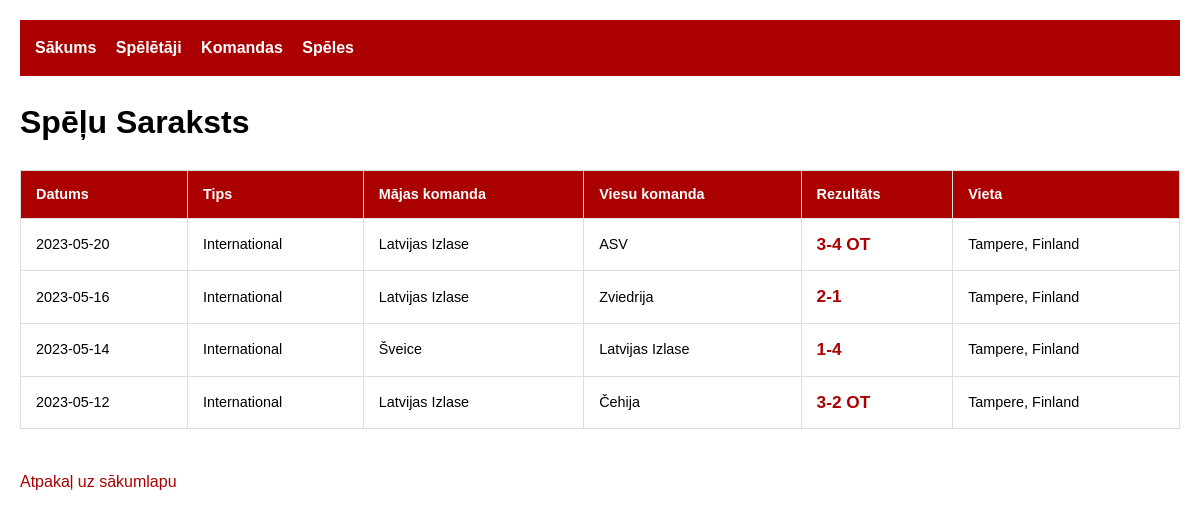
/games, run on the app's committed database.
### tables this page shows
CREATE TABLE Games (
    game_id INTEGER PRIMARY KEY AUTOINCREMENT,
    home_team_id INTEGER NOT NULL,
    away_team_id INTEGER NOT NULL,
    game_date TEXT NOT NULL,
    game_type TEXT CHECK(game_type IN ('Regular', 'Playoff', 'International')),
    location TEXT,
    score TEXT,
    FOREIGN KEY (home_team_id) REFERENCES Teams(team_id),
    FOREIGN KEY (away_team_id) REFERENCES Teams(team_id)
);

CREATE TABLE Teams (
    team_id INTEGER PRIMARY KEY AUTOINCREMENT,
    name TEXT NOT NULL,
    city TEXT NOT NULL,
    league TEXT NOT NULL,
    founded_year INTEGER,
    arena TEXT
);

### app.py (the view)
@app.route('/games')
def games():
    conn = sqlite3.connect('hockey.db')
    conn.row_factory = sqlite3.Row
    tables = conn.execute("SELECT name FROM sqlite_master WHERE type='table'").fetchall()
    print("Database tables:", [t['name'] for t in tables])
    teams = conn.execute("SELECT * FROM Teams").fetchall()
    print("Teams:", [dict(t) for t in teams])
    games = conn.execute('''
        SELECT g.*, ht.name as home_team, at.name as away_team
        FROM Games g
        JOIN Teams ht ON g.home_team_id = ht.team_id
        JOIN Teams at ON g.away_team_id = at.team_id
        ORDER BY g.game_date DESC
    ''').fetchall()
    print("Fetched games:", [dict(g) for g in games])  # Debug output
    conn.close()
    return render_template('games.html', games=games)

### templates/games.html
{% extends "base.html" %}
{% block content %}
<h1>Spēļu Saraksts</h1>
{% if games %}
<table class="games-table">
    <thead>
        <tr>
            <th>Datums</th>
            <th>Tips</th>
            <th>Mājas komanda</th>
            <th>Viesu komanda</th>
            <th>Rezultāts</th>
            <th>Vieta</th>
        </tr>
    </thead>
    <tbody>
        {% for game in games %}
        <tr>
            <td>{{ game.game_date }}</td>
            <td>{{ game.game_type }}</td>
            <td>{{ game.home_team }}</td>
            <td>{{ game.away_team }}</td>
            <td class="score">{{ game.score }}</td>
            <td>{{ game.location }}</td>
        </tr>
        {% endfor %}
    </tbody>
</table>
{% else %}
<p class="no-games">Nav pievienotu spēļu.</p>
{% endif %}
<a href="/" class="back-link">Atpakaļ uz sākumlapu</a>
{% endblock %}

### static/style.css (style rules this page uses)
body { font-family: Arial, sans-serif; margin: 0; padding: 20px; line-height: 1.6; }
table { width: 100%; border-collapse: collapse; margin-top: 20px; }
th, td { border: 1px solid #ddd; padding: 12px; text-align: left; }
th { background-color: #f2f2f2; }
.score { font-weight: bold; font-size: 1.2em; color: #a00; }
.games-table { width: 100%; border-collapse: collapse; margin: 20px 0; font-size: 0.9em; }
.games-table th { background-color: #a00; color: white; padding: 12px 15px; text-align: left; }
.games-table td { padding: 12px 15px; border-bottom: 1px solid #ddd; }
.score { font-weight: bold; color: #a00; }
.back-link { display: inline-block; margin-top: 20px; color: #a00; text-decoration: none; }

### data on the page
Games: game_date "2023-05-20", game_type "International", home_team "Latvijas Izlase", away_team "ASV", score "3-4 OT", location "Tampere, Finland"
Games: game_date "2023-05-16", game_type "International", home_team "Latvijas Izlase", away_team "Zviedrija", score "2-1", location "Tampere, Finland"
Games: game_date "2023-05-14", game_type "International", home_team "Šveice", away_team "Latvijas Izlase", score "1-4", location "Tampere, Finland"
Games: game_date "2023-05-12", game_type "International", home_team "Latvijas Izlase", away_team "Čehija", score "3-2 OT", location "Tampere, Finland"
